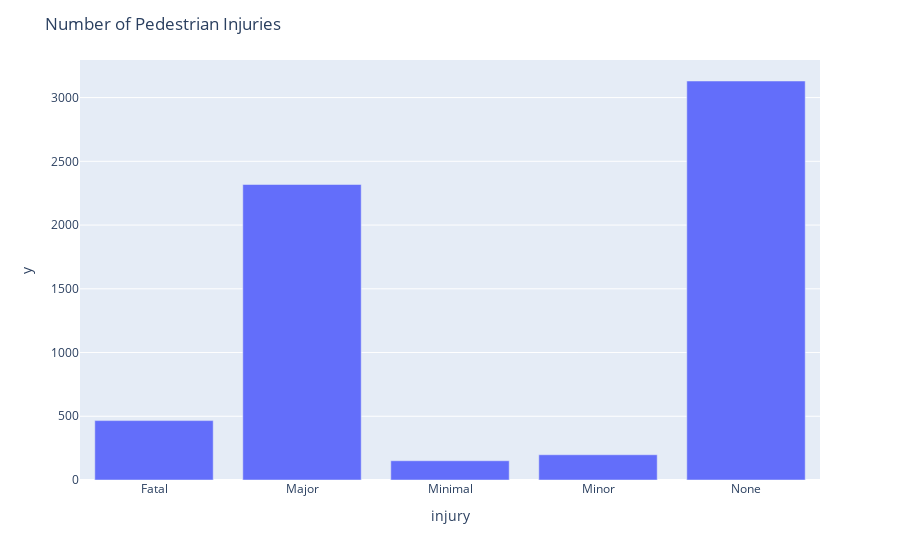

Notebook code for this chart:
### Code cell
fig = px.bar(grouped_data, x=grouped_data.index, y=grouped_data.values)
fig.update_layout(title='Number of Pedestrian Injuries')

### Figure 1 — Plotly figure (JSON) as saved in the notebook; plotly's stock layout.template omitted (floating-point values rounded to 4 significant figures)
{"data": [{"alignmentgroup": "True", "hovertemplate": "injury=%{x}<br>y=%{y}<extra></extra>", "legendgroup": "", "marker": {"color": "#636efa", "pattern": {"shape": ""}}, "name": "", "offsetgroup": "", "orientation": "v", "showlegend": false, "textposition": "auto", "type": "bar", "x": ["Fatal", "Major", "Minimal", "Minor", "None"], "xaxis": "x", "y": [466, 2318, 151, 198, 3130], "yaxis": "y"}], "layout": {"barmode": "relative", "legend": {"tracegroupgap": 0}, "margin": {"t": 60}, "title": {"text": "Number of Pedestrian Injuries"}, "xaxis": {"anchor": "y", "domain": [0, 1], "title": {"text": "injury"}}, "yaxis": {"anchor": "x", "domain": [0, 1], "title": {"text": "y"}}}}
